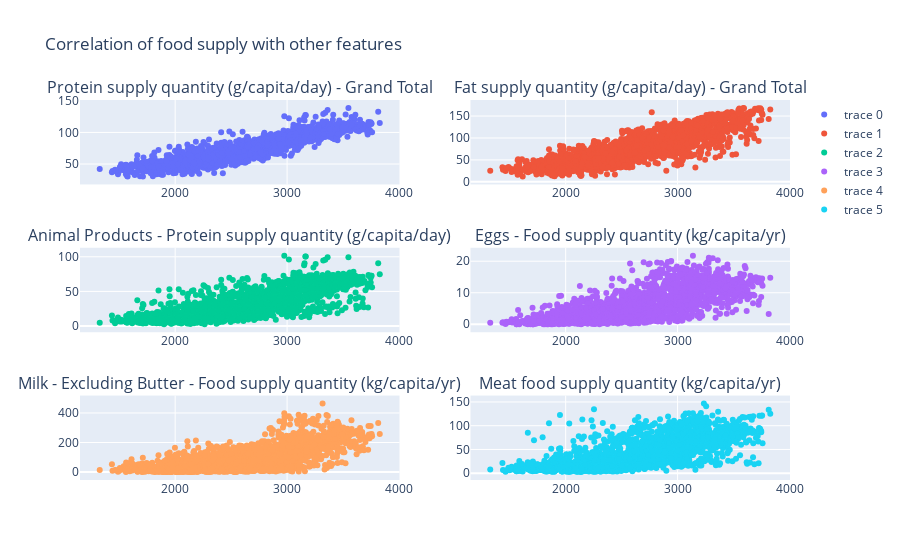

Notebook code for this chart:
### Markdown cell above
### Scatter graphs

### Code cell
corr_cols = np.append(most_correlating.index, ['Food supply (kcal/capita/day) - Grand Total'])
df_corr = df[corr_cols].iloc[::5, :]

fig = make_subplots(rows=3, cols=2, subplot_titles=corr_cols[:-1])
fig.update_layout(title_text='Correlation of food supply with other features')

i = 0
for row in range(1, 4):
    for col in range(1, 3):
        fig.add_trace(go.Scatter(x=df_corr[corr_cols[-1]], y=df_corr[corr_cols[i]], mode='markers'), row, col)
        i += 1
fig.show()

### Figure 1 — Plotly figure (JSON) as saved in the notebook; plotly's stock layout.template omitted (floating-point values rounded to 4 significant figures; data arrays with more than 128 entries replaced by an {"elided": "..."} marker saying what was removed)
{"data": [{"mode": "markers", "type": "scatter", "x": {"elided": "2206 int values"}, "xaxis": "x", "y": {"elided": "2206 float values"}, "yaxis": "y"}, {"mode": "markers", "type": "scatter", "x": {"elided": "2206 int values"}, "xaxis": "x2", "y": {"elided": "2206 float values"}, "yaxis": "y2"}, {"mode": "markers", "type": "scatter", "x": {"elided": "2206 int values"}, "xaxis": "x3", "y": {"elided": "2206 float values"}, "yaxis": "y3"}, {"mode": "markers", "type": "scatter", "x": {"elided": "2206 int values"}, "xaxis": "x4", "y": {"elided": "2206 float values"}, "yaxis": "y4"}, {"mode": "markers", "type": "scatter", "x": {"elided": "2206 int values"}, "xaxis": "x5", "y": {"elided": "2206 float values"}, "yaxis": "y5"}, {"mode": "markers", "type": "scatter", "x": {"elided": "2206 int values"}, "xaxis": "x6", "y": {"elided": "2206 float values"}, "yaxis": "y6"}], "layout": {"annotations": [{"font": {"size": 16}, "showarrow": false, "text": "Protein supply quantity (g/capita/day) - Grand Total", "x": 0.225, "xanchor": "center", "xref": "paper", "y": 1, "yanchor": "bottom", "yref": "paper"}, {"font": {"size": 16}, "showarrow": false, "text": "Fat supply quantity (g/capita/day) - Grand Total", "x": 0.775, "xanchor": "center", "xref": "paper", "y": 1, "yanchor": "bottom", "yref": "paper"}, {"font": {"size": 16}, "showarrow": false, "text": "Animal Products - Protein supply quantity (g/capita/day)", "x": 0.225, "xanchor": "center", "xref": "paper", "y": 0.6111, "yanchor": "bottom", "yref": "paper"}, {"font": {"size": 16}, "showarrow": false, "text": "Eggs - Food supply quantity (kg/capita/yr)", "x": 0.775, "xanchor": "center", "xref": "paper", "y": 0.6111, "yanchor": "bottom", "yref": "paper"}, {"font": {"size": 16}, "showarrow": false, "text": "Milk - Excluding Butter - Food supply quantity (kg/capita/yr)", "x": 0.225, "xanchor": "center", "xref": "paper", "y": 0.2222, "yanchor": "bottom", "yref": "paper"}, {"font": {"size": 16}, "showarrow": false, "text": "Meat food supply quantity (kg/capita/yr)", "x": 0.775, "xanchor": "center", "xref": "paper", "y": 0.2222, "yanchor": "bottom", "yref": "paper"}], "title": {"text": "Correlation of food supply with other features"}, "xaxis": {"anchor": "y", "domain": [0, 0.45]}, "xaxis2": {"anchor": "y2", "domain": [0.55, 1]}, "xaxis3": {"anchor": "y3", "domain": [0, 0.45]}, "xaxis4": {"anchor": "y4", "domain": [0.55, 1]}, "xaxis5": {"anchor": "y5", "domain": [0, 0.45]}, "xaxis6": {"anchor": "y6", "domain": [0.55, 1]}, "yaxis": {"anchor": "x", "domain": [0.7778, 1]}, "yaxis2": {"anchor": "x2", "domain": [0.7778, 1]}, "yaxis3": {"anchor": "x3", "domain": [0.3889, 0.6111]}, "yaxis4": {"anchor": "x4", "domain": [0.3889, 0.6111]}, "yaxis5": {"anchor": "x5", "domain": [0, 0.2222]}, "yaxis6": {"anchor": "x6", "domain": [0, 0.2222]}}}
